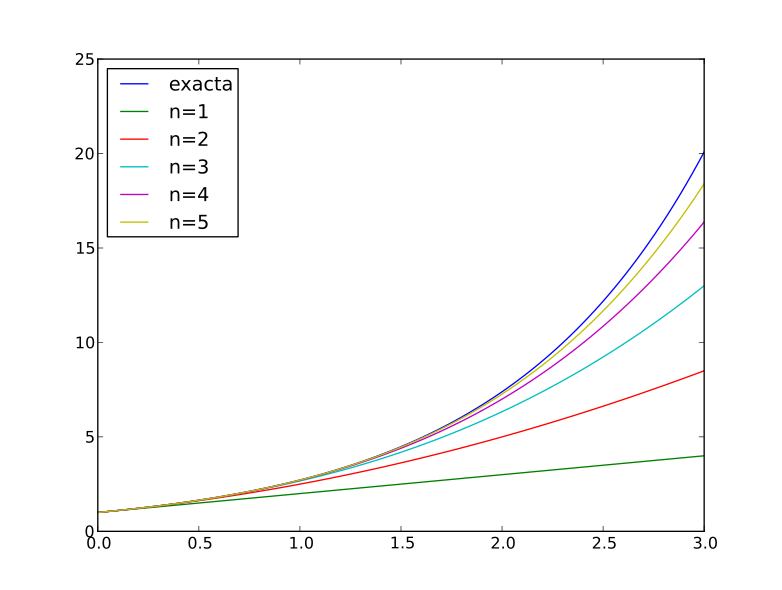

Recreate this plot in Python.
from numpy import *
from scipy import *
import pylab as P

@vectorize
def exp_serie(x,n):
    return 1 + sum(x**linspace(1,n,n)/factorial(linspace(1,n,n)))

x = linspace(0,3,100)
P.plot(x,exp(x),
       x,exp_serie(x,1),
       x,exp_serie(x,2),
       x,exp_serie(x,3),
       x,exp_serie(x,4),
       x,exp_serie(x,5))
P.legend(('exacta','n=1','n=2','n=3','n=4','n=5',),loc=0)
P.show()
